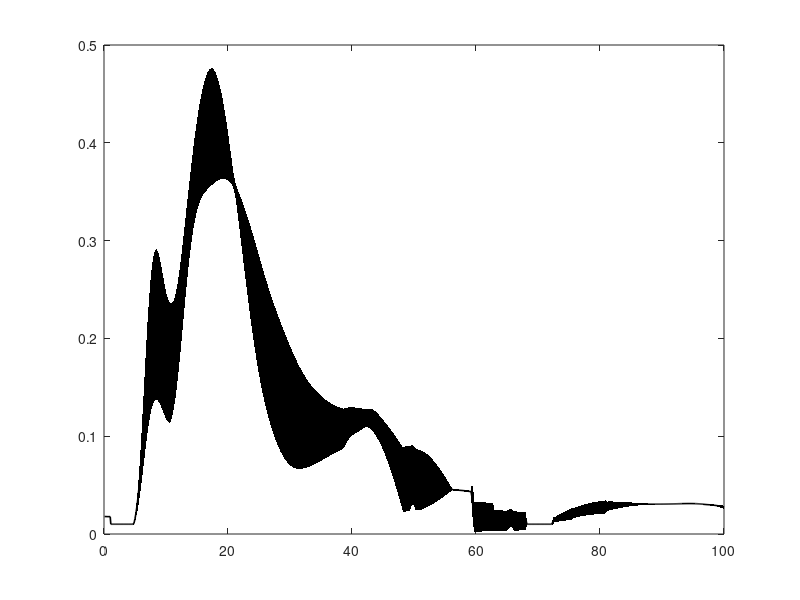

This figure's MATLAB source: (Note: this script raises an error after producing the figure.)
%% AML-Reflex Model Project
% Authors:
% Gaia Carparelli
% Marion Claudet
clc;
clear all;
close all;
%% Run simulation
% Uncomment only if your really want to re-do the simulation!
%init();

% After running init simulation
%struct_mRFX = mRFX;
%save('struct_mRFX.mat','struct_mRFX'); % to use it later

%% If you have not re-run the init simulation already

load('struct_mRFX.mat');

%% Extract heel off indices (to split into gait cycles

indices_stance_left = find(struct_mRFX.LStance == 1);
indices_stance_right = find(struct_mRFX.RStance == 1);

HS_left = [];
HS_right = [];

% For the left foot
for i = 1:length(indices_stance_left)-1
    
    if (indices_stance_left(i+1) - indices_stance_left(i) > 1)
        HS_left = [HS_left, indices_stance_left(i+1)];
    end
end
% For the right foot
for i = 1:length(indices_stance_right)-1
    if (indices_stance_right(i+1) - indices_stance_right(i) > 1)
        HS_right = [HS_right, indices_stance_right(i+1)];
    end
end
%% Extract the muscles activities
muscles = {'MuscleGLU','MuscleHF','MuscleHAM','MuscleVAS','MuscleGAS','MuscleSOL','MuscleTA'};
% Left foot
for muscle = 1: length(muscles)
    struct_muscles.left.whole.(muscles{muscle}) = struct_mRFX.(['L' (muscles{muscle})]);
end

for i = 1:length(HS_left)-1
    for muscle = 1: length(muscles)
        old_activity = struct_muscles.left.whole.(muscles{muscle});
        struct_muscles.left.parsed.(muscles{muscle}){i}= old_activity(HS_left(i):HS_left(i+1));
        
    end
end

% Right foot

for muscle = 1: length(muscles)
    struct_muscles.right.whole.(muscles{muscle}) = struct_mRFX.(['R' (muscles{muscle})]);
end

for i = 1:length(HS_right)-1
    for muscle = 1: length(muscles)
        old_activity = struct_muscles.right.whole.(muscles{muscle});
        struct_muscles.right.parsed.(muscles{muscle}){i} = old_activity(HS_right(i):HS_right(i+1));
    end
end


%% Extract joint angles and joint torques per stride

% Extracting angles
angles = {'AnkleAngle','KneeAngle','HipAngle'};

% Left foot
for angle = 1: length(angles)
    struct_angles.left.whole.(angles{angle}) = struct_mRFX.(['L' (angles{angle})]);
end
for i = 1:length(HS_left)-1
    for angle = 1: length(angles)
        old_activity = struct_angles.left.whole.(angles{angle});
        struct_angles.left.parsed.(angles{angle}){i}= old_activity(HS_left(i):HS_left(i+1));
        
    end
end

% Right foot
for angle = 1: length(angles)
    struct_angles.right.whole.(angles{angle}) = struct_mRFX.(['R' (angles{angle})]);
end
for i = 1:length(HS_right)-1
    for angle = 1: length(angles)
        old_activity = struct_angles.right.whole.(angles{angle});
        struct_angles.right.parsed.(angles{angle}){i}= old_activity(HS_right(i):HS_right(i+1));
        
    end
end
% Extracting torques
torques = {'AnkleTorque','KneeTorque','HipTorque'};

for torque = 1: length(torques)
    struct_torques.left.whole.(torques{torque}) = struct_mRFX.(['L' (torques{torque})]);
end
for i = 1:length(HS_left)-1
    for torque  = 1: length(torques)
        old_activity = struct_torques.left.whole.(torques{torque});
        struct_torques.left.parsed.(torques{torque}){i}= old_activity(HS_left(i):HS_left(i+1));
        
    end
end

% Right foot
for torque  = 1: length(torques)
    struct_torques.right.whole.(torques{torque}) = struct_mRFX.(['R' (torques{torque})]);
end
for i = 1:length(HS_right)-1
    for torque = 1: length(torques)
        old_activity = struct_torques.right.whole.(torques{torque});
        struct_torques.right.parsed.(torques{torque}){i}= old_activity(HS_right(i):HS_right(i+1));
        
    end
end

%% Muscles activity-interpolation
nbr_points = 1000; % for interpolation
% Right foot
for i = 1:length(HS_right)-1
    for muscle = 1: length(muscles)
        current_signal = struct_muscles.right.parsed.(muscles{muscle}){i};
        interpolated_signal = interp1(1:1:length(current_signal),current_signal,1:1:nbr_points,'nearest');
        interpolated_signal_per.right.(muscles{muscle}){i} = interpolated_signal;
    end
end
% Left foot
for i = 1:length(HS_left)-1
    for muscle = 1: length(muscles)
        current_signal = struct_muscles.left.parsed.(muscles{muscle}){i};
        interpolated_signal= interp1(1:1:length(current_signal),current_signal,1:1:nbr_points,'nearest');
        interpolated_signal_per.left.(muscles{muscle}){i} = interpolated_signal;
    end
end

% Meand and std
% Right
for i = 1:length(HS_right)-1
    for muscle = 1:length(muscles)
        muscles_matrix_right.(muscles{muscle})(i,:) = interpolated_signal_per.right.(muscles{muscle}){i};
    end
end
for muscle = 1:length(muscles)
    mean_muscles_right.(muscles{muscle}) = mean(muscles_matrix_right.(muscles{muscle}));
    std_muscles_right.(muscles{muscle}) = std(muscles_matrix_right.(muscles{muscle}));
end
% Left
for i = 1:length(HS_left)-1
    for muscle = 1:length(muscles)
        muscles_matrix_left.(muscles{muscle})(i,:) = interpolated_signal_per.left.(muscles{muscle}){i};
    end
end
for muscle = 1:length(muscles)
    mean_muscles_left.(muscles{muscle}) = mean(muscles_matrix_left.(muscles{muscle}));
    std_muscles_left.(muscles{muscle}) = std(muscles_matrix_left.(muscles{muscle}));
end

%% Plotting Muscles
for muscle = 1: length(muscles)
    indices_right = 1:1:length(mean_muscles_right.(muscles{muscle}));
    indices_right = (indices_right/nbr_points)*100;
    figure;
    plot(indices_right,mean_muscles_right.(muscles{muscle}),'k','LineWidth',1.2);
    fill_x = [indices_right,fliplr(indices_right)];
    fill_y = [mean_muscles_right.(muscles{muscle}) - std_muscles_right.(muscles{muscle}),fliplr((mean_muscles_right.(muscles{muscle}) + std_muscles_right.(muscles{muscle})))];
    patch(fill_x,fill_y,'k','EdgeColor','none');
    alpha(.1)
    hold on;
    indices_left = 1:1:length(mean_muscles_left.(muscles{muscle}));
    indices_left = (indices_left/nbr_points)*100;
    plot(indices_left,mean_muscles_left.(muscles{muscle}),'b','LineWidth',1.2);
    fill_x = [indices_left,fliplr(indices_left)];
    fill_y = [mean_muscles_left.(muscles{muscle}) - std_muscles_left.(muscles{muscle}),fliplr((mean_muscles_left.(muscles{muscle}) + std_muscles_left.(muscles{muscle})))];
    patch(fill_x,fill_y,'b','EdgeColor','none');
    alpha(.1)
    
    ax = gca;
    ax.FontSize = 40;
    xlabel('% Stride');
    ylabel('Activity');
    legend('Average right muscle','Std right muscle','Average left muscle','Std left muscle');
    title({'Average activity for ',num2str(muscles{muscle})});
    set(gcf,'Position',[0 0 1600 800]);
    saveas(gcf,['Activity', num2str(muscles{muscle})],'png');
end
%% Angles-interpolation
% Right foot
for i = 1:length(HS_right)-1
    for angle = 1: length(angles)
        current_signal = struct_angles.right.parsed.(angles{angle}){i};
        interpolated_signal = interp1(1:1:length(current_signal),current_signal,1:1:nbr_points,'nearest');
        interpolated_signal_per.right.(angles{angle}){i} = rad2deg(interpolated_signal);
    end
end
% Left foot
for i = 1:length(HS_left)-1
    for angle = 1: length(angles)
        current_signal = struct_angles.left.parsed.(angles{angle}){i};
        interpolated_signal = interp1(1:1:length(current_signal),current_signal,1:1:nbr_points,'nearest');
        interpolated_signal_per.left.(angles{angle}){i} = rad2deg(interpolated_signal);
    end
end
% Meand and std
% Right
for i = 1:length(HS_right)-1
    for angle = 1: length(angles)
        angles_matrix_right.(angles{angle})(i,:) = interpolated_signal_per.right.(angles{angle}){i};
    end
end
for angle = 1: length(angles)
    mean_angles_right.(angles{angle}) = mean(angles_matrix_right.(angles{angle}));
    std_angles_right.(angles{angle}) = std(angles_matrix_right.(angles{angle}));
end
% Left
for i = 1:length(HS_left)-1
    for angle = 1: length(angles)
        angles_matrix_left.(angles{angle})(i,:) = interpolated_signal_per.left.(angles{angle}){i};
    end
end
for angle = 1: length(angles)
    mean_angles_left.(angles{angle}) = mean(angles_matrix_left.(angles{angle}));
    std_angles_left.(angles{angle}) = std(angles_matrix_left.(angles{angle}));
end
%% Plotting angles
for angle = 1: length(angles)
    indices_right = 1:1:length(mean_angles_right.(angles{angle}));
    indices_right = (indices_right/nbr_points)*100;
    figure;
    plot(indices_right,mean_angles_right.(angles{angle}),'k','LineWidth',1.2);
    fill_x = [indices_right,fliplr(indices_right)];
    fill_y = [mean_angles_right.(angles{angle}) - std_angles_right.(angles{angle}),fliplr((mean_angles_right.(angles{angle}) + std_angles_right.(angles{angle})))];
    patch(fill_x,fill_y,'k','EdgeColor','none');
    alpha(.1)
    hold on;
    indices_left = 1:1:length(mean_angles_left.(angles{angle}));
    indices_left = (indices_left/nbr_points)*100;
    plot(indices_left,mean_angles_left.(angles{angle}),'b','LineWidth',1.2);
    fill_x = [indices_left,fliplr(indices_left)];
    fill_y = [mean_angles_left.(angles{angle}) - std_angles_left.(angles{angle}),fliplr((mean_angles_left.(angles{angle}) + std_angles_left.(angles{angle})))];
    patch(fill_x,fill_y,'b','EdgeColor','none');
    alpha(.1)
    ax = gca;
    ax.FontSize = 40;
    xlabel('% Stride');
    ylabel('Degrees');
    title({'Average activity for',num2str(angles{angle})});
    legend('Average right angle','Std right angle','Average left angle','Std left angle','Location','Best');
    set(gcf,'Position',[0 0 1600 800]);
    saveas(gcf,['Activity', num2str(angles{angle})],'png');
end

%% Torques-interpolation
% Right foot
for i = 1:length(HS_right)-1
    for torque= 1: length(torques)
        current_signal = struct_torques.right.parsed.(torques{torque}){i};
        interpolated_signal = interp1(1:1:length(current_signal),current_signal,1:1:nbr_points,'nearest');
        interpolated_signal_per.right.(torques{torque}){i} = interpolated_signal; % to have gait cycles
    end
end
% Left foot
for i = 1:length(HS_left)-1
    for torque= 1: length(torques)
        current_signal = struct_torques.left.parsed.(torques{torque}){i};
        interpolated_signal = interp1(1:1:length(current_signal),current_signal,1:1:nbr_points,'nearest');
        interpolated_signal_per.left.(torques{torque}){i} = interpolated_signal ; % to have gait cycles
    end
end
% Meand and std
% Right
for i = 1:length(HS_right)-1
    for torque= 1: length(torques)
        torques_matrix_right.(torques{torque})(i,:) = interpolated_signal_per.right.(torques{torque}){i};
    end
end
for torque= 1: length(torques)
    mean_torques_right.(torques{torque}) = mean(torques_matrix_right.(torques{torque}));
    std_torques_right.(torques{torque}) = std(torques_matrix_right.(torques{torque}));
end
% Left
for i = 1:length(HS_left)-1
    for torque= 1: length(torques)
        torques_matrix_left.(torques{torque})(i,:) = interpolated_signal_per.left.(torques{torque}){i};
    end
end
for torque= 1: length(torques)
    mean_torques_left.(torques{torque}) = mean(torques_matrix_left.(torques{torque}));
    std_torques_left.(torques{torque}) = std(torques_matrix_left.(torques{torque}));
end

%% Plotting
for torque= 1: length(torques)
    indices_right = 1:1:length(mean_torques_right.(torques{torque}));
    indices_right = (indices_right/nbr_points)*100;
    figure;
    plot(indices_right,mean_torques_right.(torques{torque}),'k','LineWidth',1.2);
    fill_x = [indices_right,fliplr(indices_right)];
    fill_y = [mean_torques_right.(torques{torque}) - std_torques_right.(torques{torque}),fliplr((mean_torques_right.(torques{torque}) + std_torques_right.(torques{torque})))];
    patch(fill_x,fill_y,'k','EdgeColor','none');
    alpha(.1)
    hold on;
    indices_left = 1:1:length(mean_torques_left.(torques{torque}));
    indices_left = (indices_left/nbr_points)*100;
    plot(indices_left,mean_torques_left.(torques{torque}),'b','LineWidth',1.2);
    fill_x = [indices_left,fliplr(indices_left)];
    fill_y = [mean_torques_left.(torques{torque}) - std_torques_left.(torques{torque}),fliplr((mean_torques_left.(torques{torque}) + std_torques_left.(torques{torque})))];
    patch(fill_x,fill_y,'b','EdgeColor','none');
    alpha(.1)
    ax = gca;
    ax.FontSize = 40;
    xlabel('% Stride');
    ylabel('Torque');
    title({'Average activity for ',num2str(torques{torque})});
    legend('Average right torque','Std right torque','Average left torque','Std left torque');
    set(gcf,'Position',[0 0 1600 800]);
    saveas(gcf,['Activity', num2str(torques{torque})],'png');
end






